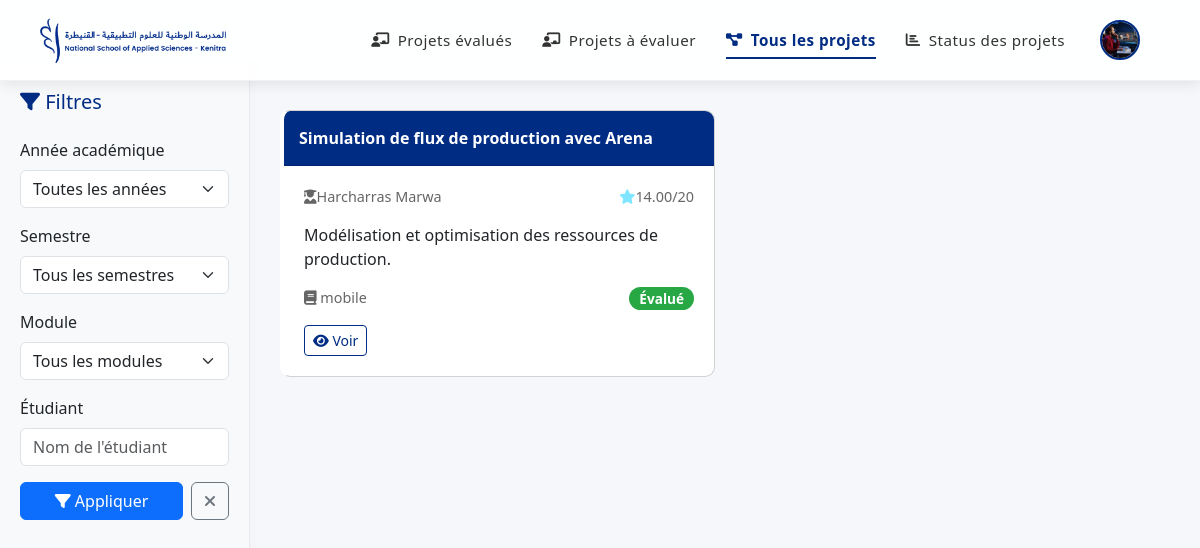
Page /prof/tous_projets.php (signed in) on the committed database.
### tables this page shows
CREATE TABLE `prof` (
  `ID_PROF` int(11) NOT NULL,
  `NOM` varchar(50) DEFAULT NULL,
  `PRENOM` varchar(50) DEFAULT NULL,
  `EMAIL` varchar(100) DEFAULT NULL,
  `DEPARTEMENT` varchar(100) DEFAULT NULL,
  `PASSWRD` varchar(255) DEFAULT NULL,
  `AVATAR` varchar(255) DEFAULT NULL,
  `IMG` varchar(255) DEFAULT NULL,
  `MOD_ENS` varchar(120) DEFAULT NULL,
  `POSTE` varchar(150) DEFAULT NULL,
  `GOOGLE_ID` varchar(255) DEFAULT NULL
);

CREATE TABLE `project` (
  `ID_PROJECT` int(11) NOT NULL,
  `NOM` varchar(100) DEFAULT NULL,
  `DESCRIPTION` text DEFAULT NULL,
  `TYPE` varchar(50) DEFAULT NULL,
  `CATEGORIE` varchar(100) DEFAULT NULL,
  `FICHIER` varchar(255) DEFAULT NULL,
  `FILE1` varchar(255) DEFAULT NULL,
  `FILE2` varchar(255) DEFAULT NULL,
  `FILE3` varchar(255) DEFAULT NULL,
  `AIMER` int(11) DEFAULT NULL,
  `CLAP` int(11) DEFAULT NULL,
  `SUPPORT` int(11) DEFAULT NULL,
  `NOTE` decimal(4,2) DEFAULT NULL,
  `STATUT_STU` varchar(50) DEFAULT NULL,
  `COMENTS` text DEFAULT NULL,
  `IMG` varchar(255) DEFAULT NULL,
  `ID_PROF` int(11) DEFAULT NULL,
  `APOGEE` int(11) DEFAULT NULL,
  `DATE_DEP` date DEFAULT NULL,
  `SEMESTRE` varchar(100) DEFAULT NULL,
  `TECHNOLOGIE` varchar(500) DEFAULT NULL,
  `etat` varchar(120) DEFAULT NULL,
  `STATUT` varchar(100) DEFAULT NULL
);

CREATE TABLE `student` (
  `APOGEE` int(11) NOT NULL,
  `NOM` varchar(50) DEFAULT NULL,
  `PRENOM` varchar(50) DEFAULT NULL,
  `EMAIL_INST` varchar(100) DEFAULT NULL,
  `PASSWRD` varchar(255) DEFAULT NULL,
  `FILIERE` varchar(50) DEFAULT NULL,
  `NIV` varchar(20) DEFAULT NULL,
  `AVATAR` varchar(255) DEFAULT NULL,
  `IMG` varchar(255) DEFAULT NULL,
  `GOOGLE_ID` varchar(255) DEFAULT NULL
);

### prof/tous_projets.php (the view, shortened to what this page needs)
<?php
require_once '../base_donnees/pdo.php';
$prof_id = $_SESSION['ID_PROF'];
function getInitials($nom, $prenom) {
    $initials = '';
    if (!empty($nom)) $initials .= mb_substr($nom, 0, 1, 'UTF-8');
    if (!empty($prenom)) $initials .= mb_substr($prenom, 0, 1, 'UTF-8');
    return strtoupper($initials);
}
try {
    $stmt = $db->prepare("SELECT * FROM prof WHERE ID_PROF = ?");
    $stmt->execute([$prof_id]);
    $prof = $stmt->fetch();
    $prof_initials = getInitials($prof['NOM'], $prof['PRENOM']);
} catch (Exception $e) {
    error_log("Error fetching professor: " . $e->getMessage());
    $_SESSION['error'] = "Erreur lors de la récupération des données";
    header("Location: loginp.php");
    exit();
}
$sql = "SELECT s.NOM AS Etudiant_Nom, s.PRENOM AS Etudiant_Prenom, p.NOTE, p.COMENTS,
        p.NOM AS Projet_Nom, p.DESCRIPTION, p.TYPE, p.TECHNOLOGIE, p.DATE_DEP, p.SEMESTRE,
        p.ID_PROJECT, p.STATUT_STU, pr.NOM AS Prof_Nom, pr.PRENOM AS Prof_Prenom,
        p.CATEGORIE, p.FICHIER, p.FILE1, p.FILE2, p.FILE3
        FROM PROJECT p
        JOIN STUDENT s ON p.APOGEE = s.APOGEE
        JOIN PROF pr ON p.ID_PROF = pr.ID_PROF
        WHERE p.etat = 'V' AND p.ID_PROF = :prof_id";
$params = [':prof_id' => $prof_id];
$stmt = $db->prepare($sql);
foreach ($params as $key => $value) {
    $stmt->bindValue($key, $value);
}
$stmt->execute();
$evaluations = $stmt->fetchAll(PDO::FETCH_ASSOC);
?>
<!DOCTYPE html>
<html lang="fr">
<head>
    <link href="https://cdn.jsdelivr.net/npm/bootstrap@5.3.0/dist/css/bootstrap.min.css" rel="stylesheet">
    <link rel="stylesheet" href="https://cdnjs.cloudflare.com/ajax/libs/font-awesome/6.4.0/css/all.min.css">
</head>
<body>
    <div class="nav-container">
    <div class="nav-logo">
        <img src="../images/zmr.png" alt="Logo ZMR">
    </div>
    <ul class="nav-menu" id="navMenu">
        <li class="acceuil.php"><a href="acceuil.php"><i class="fas fa-chalkboard-teacher"></i> Projets évalués</a></li>
        <li><a href="evaluer.php"><i class="fas fa-chalkboard-teacher"></i> Projets à évaluer</a></li>
        <li class="active"><a href="tous_projets.php"><i class="fas fa-project-diagram"></i> Tous les projets</a></li>
        <li><a href="statu.php"><i class="fas fa-chart-bar"></i>Status des projets</a></li>
    </ul>
      <div class="profile-section">
    <button class="profile-btn" id="profileBtn">
        <?php if(!empty($prof['IMG']) && file_exists($prof['IMG'])): ?>
            <img src="<?= htmlspecialchars($prof['IMG']) ?>" alt="Profile" class="profile-pic">
        <?php else: ?>
            <div class="initials-avatar"><?= $prof_initials ?></div>
        <?php endif; ?>
    </button>
        </div>
    </div>
    <div class="sidebar">
        <h5 class="mb-4" style="color: var(--primary-color);"><i class="fas fa-filter"></i> Filtres</h5>
        <form id="filterForm" method="GET" action="">
            <div class="mb-3">
                <label class="form-label">Année académique</label>
                <select class="form-select" name="annee" id="annee">
                    <option value="">Toutes les années</option>
                </select>
            </div>
            <div class="mb-3">
                <label class="form-label">Semestre</label>
                <select class="form-select" name="semestre" id="semestre">
                    <option value="">Tous les semestres</option>
                </select>
            </div>
             <div class="mb-3">
                <label class="form-label">Module</label>
                <select class="form-select" name="module" id="module">
                    <option value="">Tous les modules</option>
                </select>
            </div>
            <div class="mb-3">
                <label class="form-label">Étudiant</label>
                <input type="text" class="form-control" name="etudiant" id="etudiant" placeholder="Nom de l'étudiant"
                       value="<?= !empty($_GET['etudiant']) ? htmlspecialchars($_GET['etudiant']) : '' ?>">
            </div>
            <div class="d-flex gap-2">
            <button type="submit" class="btn btn-primary flex-grow-1"><i class="fas fa-filter"></i> Appliquer</button>
            <a href="tous_projets.php" class="btn btn-outline-secondary"><i class="fas fa-times"></i></a>
        </div>
        </form>
    </div>
    <div class="main-content">
        <div class="projects-grid">
            <?php if(empty($evaluations)): ?>
                <div class="alert alert-info">
                    Aucun projet trouvé.
                </div>
            <?php else: ?>
                <?php foreach ($evaluations as $project): ?>
                    <div class="card project-card"
                         data-id="<?= htmlspecialchars($project['ID_PROJECT']) ?>"
                         data-title="<?= htmlspecialchars($project['Projet_Nom']) ?>"
                         data-student="<?= htmlspecialchars($project['Etudiant_Nom']) ?> <?= htmlspecialchars($project['Etudiant_Prenom']) ?>"
                         data-grade="<?= $project['NOTE'] ?>"
                         data-prof-name="<?= htmlspecialchars($project['Prof_Nom']) ?> <?= htmlspecialchars($project['Prof_Prenom']) ?>"
                         data-description="<?= htmlspecialchars($project['DESCRIPTION']) ?>"
                         data-module="<?= htmlspecialchars($project['CATEGORIE']) ?>"
                         data-tech="<?= htmlspecialchars($project['TECHNOLOGIE']) ?>"
                         data-type="<?= htmlspecialchars($project['TYPE']) ?>"
                         data-annee="<?= htmlspecialchars($project['DATE_DEP']) ?>"
                         data-semestre="<?= htmlspecialchars($project['SEMESTRE']) ?>"
                         data-comments="<?= htmlspecialchars($project['COMENTS']) ?>"
                         data-fichier="<?= htmlspecialchars($project['FICHIER']) ?>"
                         data-file1="<?= htmlspecialchars($project['FILE1']) ?>"
                         data-file2="<?= htmlspecialchars($project['FILE2']) ?>"
                         data-file3="<?= htmlspecialchars($project['FILE3']) ?>">
                        <div class="card-header">
                            <?= htmlspecialchars($project['Projet_Nom']) ?>
                        </div>
                        <div class="card-body">
                            <div class="project-meta">
                                <span><i class="fas fa-user-graduate mr-2"></i><?= htmlspecialchars($project['Etudiant_Nom'] . ' ' . $project['Etudiant_Prenom']) ?></span>
                                <?php if (!empty($project['NOTE'])): ?>
                                    <span><i class="fas fa-star mr-2" style="color:rgb(128, 230, 255);"></i><?= htmlspecialchars($project['NOTE']) ?>/20</span>
                                <?php else: ?>
                                    <span><i class="fas fa-clock mr-2 text-warning"></i> En attente</span>
                                <?php endif; ?>
                            </div>
                            <p class="project-description"><?= htmlspecialchars($project['DESCRIPTION']) ?></p>
                            <div class="project-meta">
                                <span><i class="fas fa-book mr-2"></i> <?= htmlspecialchars($project['CATEGORIE']) ?></span>
                                <?php if (!empty($project['NOTE'])): ?>
                                    <span class="badge badge-evaluated text-white">Évalué</span>
                                <?php else: ?>
                                    <span class="badge-pending">À évaluer</span>
                                <?php endif; ?>
                            </div>
                            <div class="project-actions">
                                <button class="btn btn-sm btn-outline-primary view-project-btn"><i class="fas fa-eye mr-1"></i> Voir</button>
                            </div>
                        </div>
                    </div>
                <?php endforeach; ?>
            <?php endif; ?>
        </div>
    </div>
</body>
</html>

### prof/tous_projets.php (style rules this page uses)
.badge-evaluated { background-color: #28a745; color: white; padding: 5px 10px; border-radius: 20px; font-size: 0.85rem; }
.project-card { border-left: 4px solid transparent; transition: all 0.3s ease; }
body { font-family: 'Segoe UI', Tahoma, Geneva, Verdana, sans-serif; overflow-x: hidden; background-color: #f5f7fa; transition: all 0.3s ease; }
.profile-section { position: relative; }
.profile-btn { display: flex; align-items: center; background: none; border: none; cursor: pointer; padding: 5px; border-radius: 50%; transition: all 0.3s ease; }
.nav-container { position: fixed; top: 0; left: 0; right: 0; z-index: 1030; display: flex; justify-content: space-between; align-items: center; padding: 15px 40px; background: rgba(255, 255, 255, 0.9); box-shadow: 0 2px 15px rgba(0, 0, 0, 0.1); backdrop-filter: blur(5px); border-bottom: 1px solid rgba(0, 0, 0, 0.05); }
.nav-logo { margin-right: auto; }
.nav-logo img { height: 45px; transition: transform 0.3s ease; }
.nav-menu { display: flex; list-style: none; margin: 0; padding: 0; align-items: center; }
.nav-menu li { margin-left: 30px; position: relative; }
.nav-menu a { color: #333; text-decoration: none; font-weight: 500; font-size: 0.95rem; letter-spacing: 0.5px; padding: 8px 0; transition: all 0.3s ease; display: flex; align-items: center; }
.nav-menu a i { margin-right: 8px; font-size: 0.9rem; }
.nav-menu a::after { content: ''; position: absolute; width: 0; height: 2px; background: #002c84; bottom: 0; left: 0; transition: width 0.3s ease; }
.nav-menu .active a { color: #002c84; font-weight: 600; }
.nav-menu .active a::after { width: 100%; }
.profile-section { display: flex; align-items: center; margin-left: 30px; }
.profile-pic { width: 40px; height: 40px; border-radius: 50%; object-fit: cover; margin-right: 15px; cursor: pointer; border: 2px solid #002c84; }
.sidebar { background-color: #f8f9fa; padding: 30px 20px; height: 100vh; position: fixed; top: 60px; width: 250px; border-right: 1px solid #eaeaea; box-shadow: 2px 0 10px rgba(0, 0, 0, 0.02); transition: all 0.3s ease; }
.main-content { margin-left: 250px; padding: 30px; margin-top: 80px; }
.projects-grid { display: grid; grid-template-columns: repeat(auto-fill, minmax(300px, 1fr)); gap: 20px; }
.project-card { border-radius: 10px; overflow: hidden; transition: transform 0.3s ease, box-shadow 0.3s ease; }
.project-card .card-header { background-color: #002c84; color: white; padding: 15px; font-weight: 600; }
.card-header { background-color: var(--primary-color); color: rgb(52, 55, 59); font-weight: bold; padding: 15px; }
.project-card .card-body { padding: 20px; }
.project-meta { display: flex; justify-content: space-between; margin-bottom: 15px; font-size: 0.9rem; color: #666; }
.project-actions { display: flex; justify-content: space-between; margin-top: 15px; }
.badge-evaluated { background-color: #28a745; }
.btn-outline-primary { color: #002c84; border-color: #002c84; }
.nav-container { display: flex; justify-content: space-between; align-items: center; flex-wrap: wrap; }
.nav-logo { order: 0; }
:root { --primary-color: #002c84; }

### rows in the picture
prof: IMG (picture)
project: NOM "Simulation de flux de production avec Arena", APOGEE.PRENOM "Harcharras Marwa", NOTE "14.00", DESCRIPTION "Modélisation et optimisation des ressources de production.", CATEGORIE "mobile", shows "Évalué"
